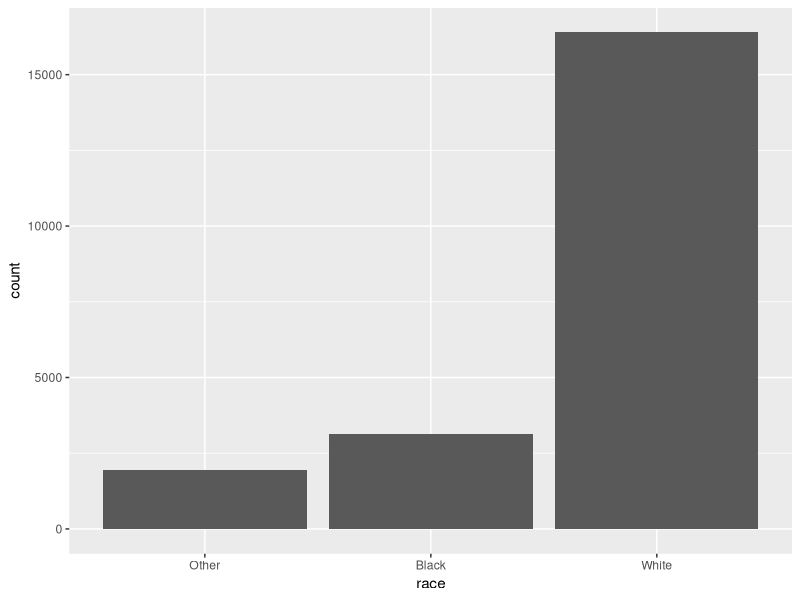
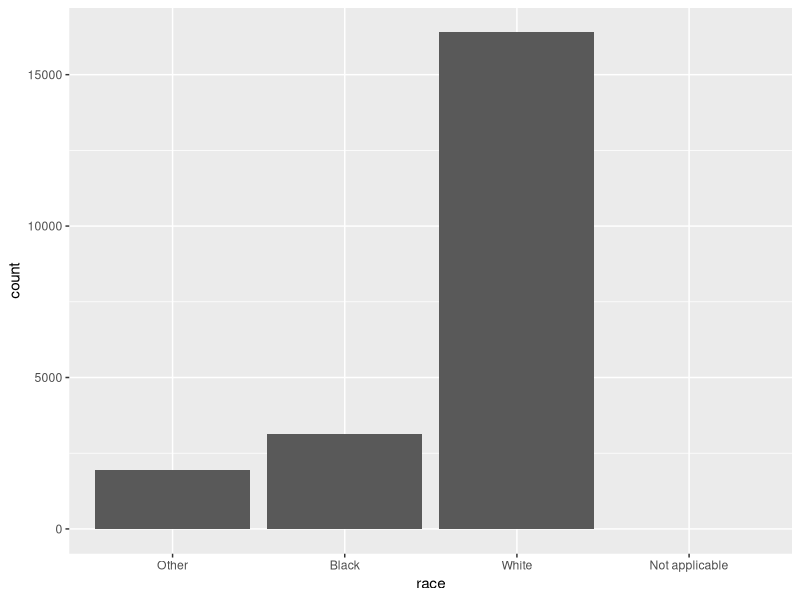
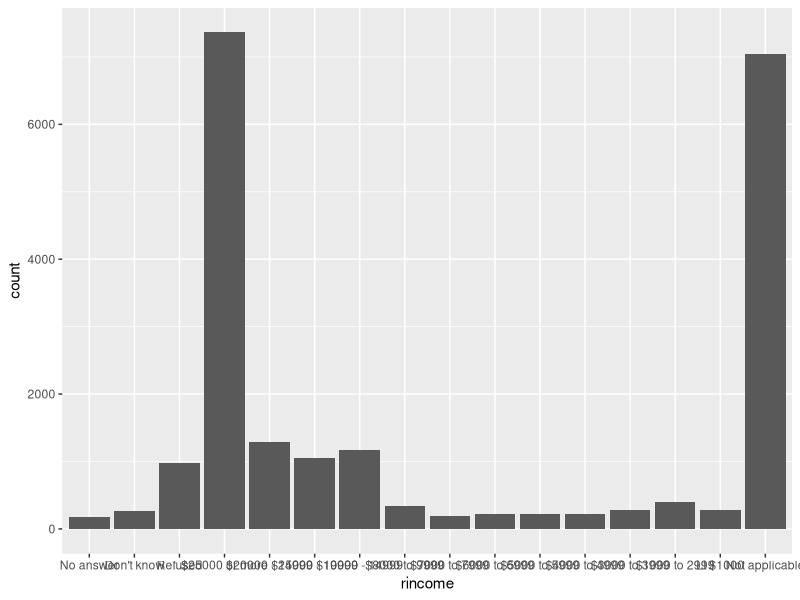
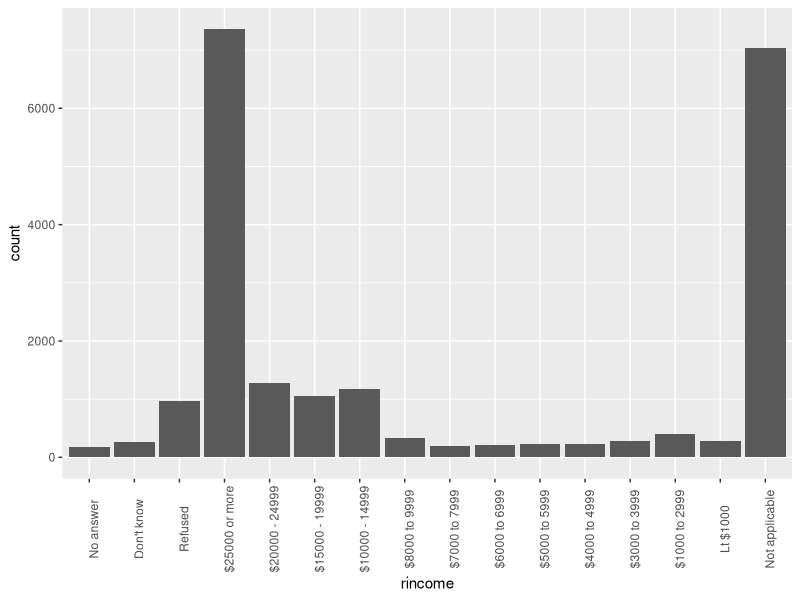
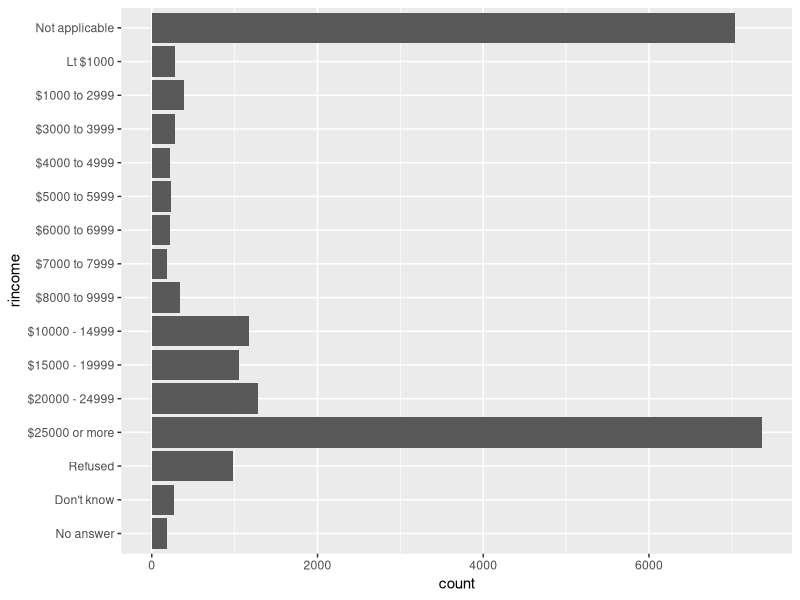
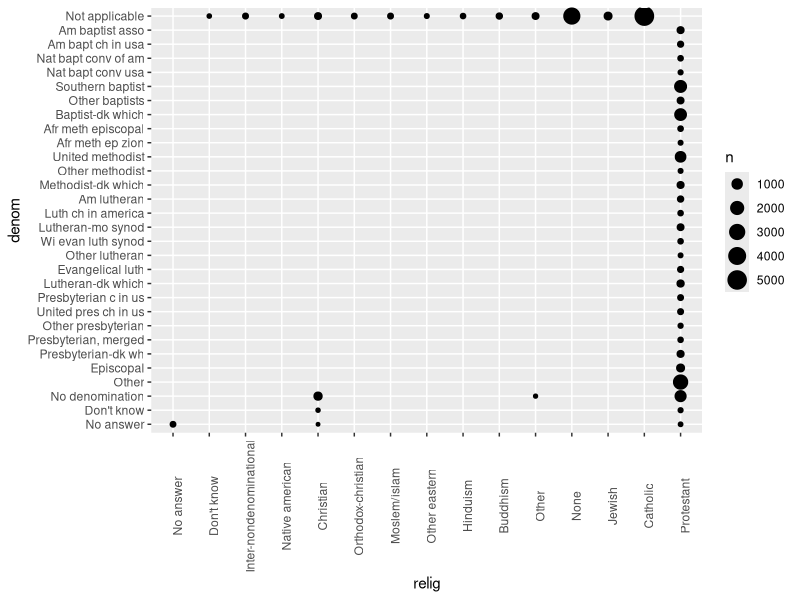
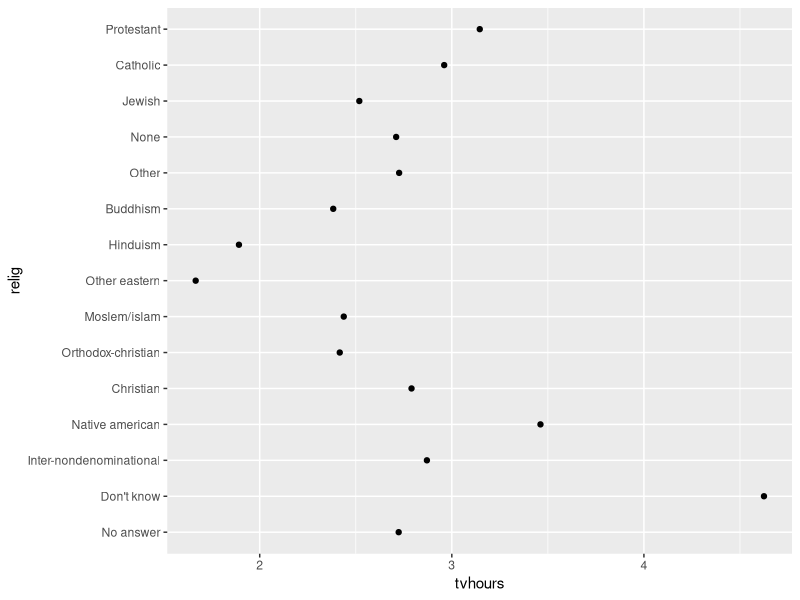
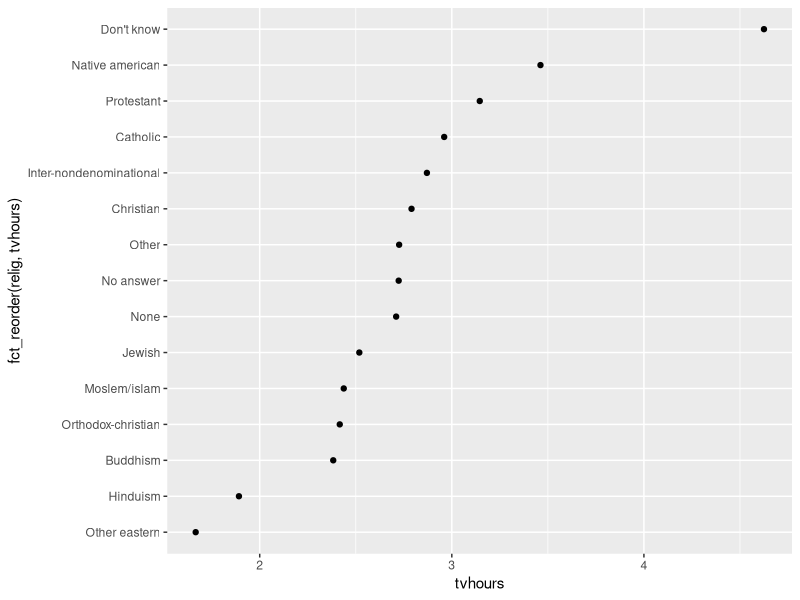

The R script that drew these images, in order:
## ---- chunk 1
library(tidyverse)
library(forcats)
## ---- chunk 2
x1 <- c("Dec", "Apr", "Jan", "Mar")
month_levels <- c(
  "Jan", "Feb", "Mar", "Apr", "May", "Jun", 
  "Jul", "Aug", "Sep", "Oct", "Nov", "Dec"
)
y1 <- factor(x1, levels = month_levels)
## ---- chunk 3
y1 <- factor(x1, levels = month_levels)
y1
sort(y1)
## ---- chunk 4
x2 <- c("Dec", "Apr", "Jam", "Mar")
y2 <- factor(x2, levels = month_levels)
y2
## ---- chunk 5
y2 <- parse_factor(x2, levels = month_levels)
## ---- chunk 6
f1 <- factor(x1, levels = unique(x1))
f1
f2 <- x1 %>% factor() %>% fct_inorder()
f2
## ---- chunk 7
levels(f2)
## ---- chunk 8
gss_cat
## ---- chunk 9
gss_cat %>%
  count(race)
## ---- chunk 10
ggplot(gss_cat, aes(race)) +
  geom_bar()
## ---- chunk 11
ggplot(gss_cat, aes(race)) +
  geom_bar() +
  scale_x_discrete(drop = FALSE)
## ---- chunk 12
rincome_plot <-
  gss_cat %>%
  ggplot(aes(rincome)) +
  geom_bar()
rincome_plot
## ---- chunk 13
rincome_plot +
  theme(axis.text.x = element_text(angle = 90))
## ---- chunk 14
rincome_plot +
  coord_flip()
## ---- chunk 15
gss_cat %>%
  count(relig) %>%
  arrange(-n) %>%
  head(1)
## ---- chunk 16
gss_cat %>%
  count(partyid) %>% 
  arrange(-n) %>%
  head(1)
## ---- chunk 17
levels(gss_cat$denom)
## ---- chunk 18
gss_cat %>%
  filter(!denom %in% c("No answer", "Other", "Don't know", "Not applicable",
                       "No denomination")) %>%
  count(relig)

  
## ---- chunk 19
gss_cat %>%
  count(relig, denom) %>%
  ggplot(aes(x = relig, y = denom, size = n)) +
  geom_point() +
  theme(axis.text.x = element_text(angle = 90))
## ---- chunk 20
relig <- gss_cat %>%
  group_by(relig) %>%
  summarise(
    age = mean(age, na.rm = TRUE),
    tvhours = mean(tvhours, na.rm = TRUE),
    n = n()
  )
ggplot(relig, aes(tvhours, relig)) + geom_point()
## ---- chunk 21
ggplot(relig, aes(tvhours, fct_reorder(relig, tvhours))) +
  geom_point()
## ---- chunk 22
rincome <- gss_cat %>%
  group_by(rincome) %>%
  summarise(
    age = mean(age, na.rm = TRUE),
    tvhours = mean(tvhours, na.rm = TRUE),
    n = n()
  )

ggplot(rincome, aes(age, fct_reorder(rincome, age))) + geom_point()
